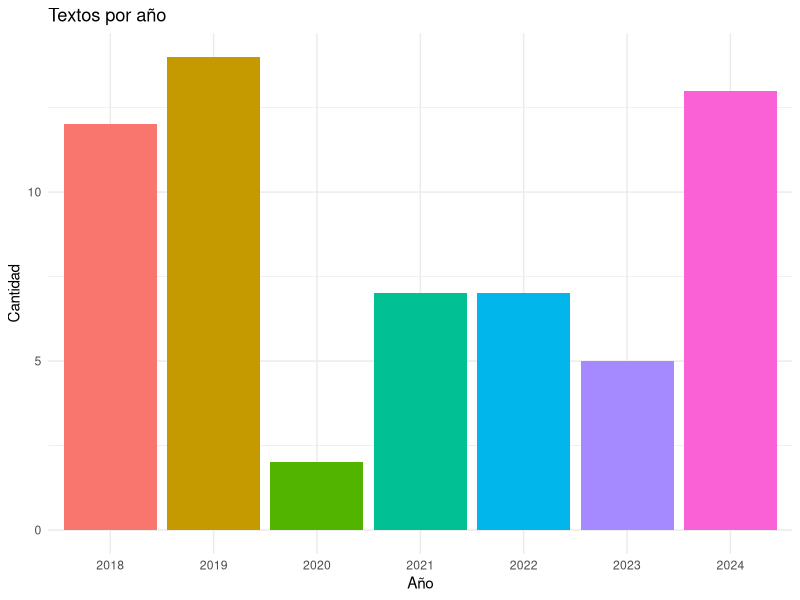
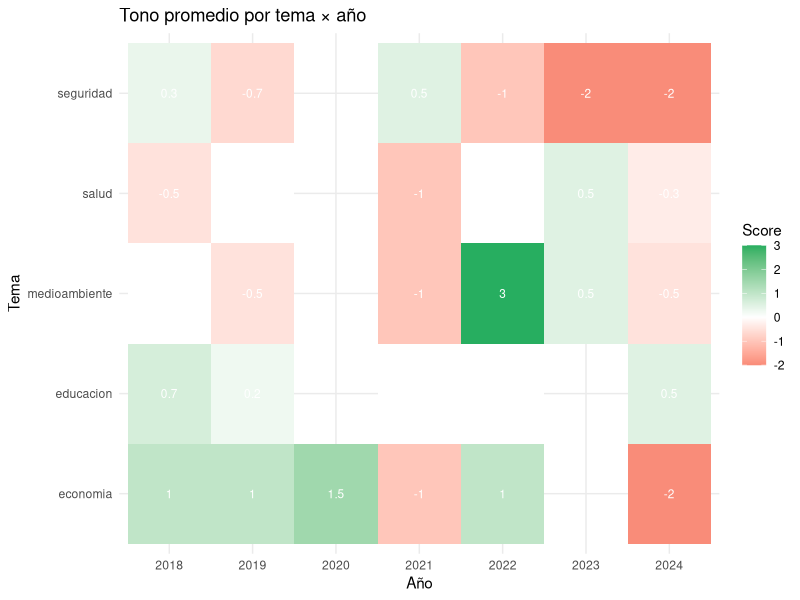

These charts were generated, in order, by the following R code:
## ---- chunk 1
library(tidyverse)
library(tidytext)
library(tm)

set.seed(2026)

textos <- read_csv("datos/textos_politicos.csv", show_col_types = FALSE)

stopwords_es <- tibble(palabra = tm::stopwords("spanish"))

tokens <- textos |>
  unnest_tokens(palabra, texto)

tokens_limpios <- tokens |>
  anti_join(stopwords_es, by = "palabra") |>
  filter(!str_detect(palabra, "^[0-9]+$"),
         nchar(palabra) > 2)
## ---- chunk 2
textos |>
  count(anio) |>
  ggplot(aes(x = factor(anio), y = n, fill = factor(anio))) +
  geom_col() +
  labs(title = "Textos por año",
       x = "Año", y = "Cantidad") +
  theme_minimal() +
  theme(legend.position = "none")
## ---- chunk 3
longitudes <- tokens |>
  count(id, name = "n_tokens")

# Texto más corto
mas_corto <- longitudes |> slice_min(n_tokens, n = 1)
mas_corto

# Texto más largo
mas_largo <- longitudes |> slice_max(n_tokens, n = 1)
mas_largo

# Contenido de ambos
textos |> filter(id %in% c(mas_corto$id, mas_largo$id)) |> select(id, tema, texto)
## ---- chunk 4
bigramas <- textos |>
  unnest_tokens(par, texto, token = "ngrams", n = 2) |>
  separate(par, c("palabra1", "palabra2"), sep = " ") |>
  filter(!palabra1 %in% stopwords_es$palabra,
         !palabra2 %in% stopwords_es$palabra,
         !str_detect(palabra1, "^[0-9]+$"),
         !str_detect(palabra2, "^[0-9]+$")) |>
  unite("bigrama", palabra1, palabra2, sep = " ") |>
  count(bigrama, sort = TRUE) |>
  head(10)

bigramas
## ---- chunk 5
# Top 10 por frecuencia bruta (todo el corpus)
tokens_limpios |>
  count(palabra, sort = TRUE) |>
  head(10)

# Top 3 por tema según TF-IDF
tokens_limpios |>
  count(tema, palabra) |>
  bind_tf_idf(palabra, tema, n) |>
  group_by(tema) |>
  slice_max(tf_idf, n = 3) |>
  arrange(tema, desc(tf_idf)) |>
  select(tema, palabra, tf_idf)
## ---- chunk 6
tokens_limpios |>
  count(anio, palabra) |>
  bind_tf_idf(palabra, anio, n) |>
  group_by(anio) |>
  slice_max(tf_idf, n = 3) |>
  arrange(anio, desc(tf_idf)) |>
  select(anio, palabra, tf_idf)
## ---- chunk 7
bigramas_tema <- textos |>
  unnest_tokens(par, texto, token = "ngrams", n = 2) |>
  separate(par, c("palabra1", "palabra2"), sep = " ") |>
  filter(!palabra1 %in% stopwords_es$palabra,
         !palabra2 %in% stopwords_es$palabra,
         !str_detect(palabra1, "^[0-9]+$"),
         !str_detect(palabra2, "^[0-9]+$")) |>
  unite("bigrama", palabra1, palabra2, sep = " ") |>
  count(tema, bigrama) |>
  bind_tf_idf(bigrama, tema, n)

bigramas_tema |>
  group_by(tema) |>
  slice_max(tf_idf, n = 3, with_ties = FALSE) |>
  arrange(tema, desc(tf_idf)) |>
  select(tema, bigrama, n, tf_idf)
## ---- chunk 8
positivas <- c("crecimiento", "mejora", "mejorado", "oportunidad", "fortalecido",
               "innovadores", "renovables", "sólido", "beneficio", "avance",
               "estabilizar", "reducir", "éxito", "progreso", "esperanza",
               "desarrollo", "inversión", "expansión", "estable", "positivo",
               "consolidación", "fortalecimiento", "incremento", "modernización",
               "inclusión", "sustentable", "eficiente", "transparencia",
               "participación", "cooperación", "innovación", "competitividad")

negativas <- c("crisis", "inflación", "pobreza", "violencia", "amenaza",
               "problema", "deuda", "riesgo", "deficiencias", "grave",
               "crimen", "narcotráfico", "deforestación", "informalidad",
               "inseguridad", "contaminación", "desempleo", "vulnerables",
               "corrupción", "recesión", "desigualdad", "exclusión",
               "abandono", "fracaso", "estancamiento", "deterioro",
               "marginación", "represión", "polarización", "fragmentación",
               "atraso", "conflicto", "tensión", "deficiente", "precario")

cat("Positivas:", length(positivas), "  Negativas:", length(negativas), "\n")
## ---- chunk 9
sentimiento_doc <- tokens_limpios |>
  mutate(valencia = case_when(
    palabra %in% positivas ~  1L,
    palabra %in% negativas ~ -1L,
    TRUE ~ 0L
  )) |>
  group_by(id, pais) |>
  summarise(score = sum(valencia), .groups = "drop")

sentimiento_pais <- sentimiento_doc |>
  group_by(pais) |>
  summarise(
    n_textos = n(),
    score_promedio = round(mean(score), 2),
    .groups = "drop"
  ) |>
  arrange(score_promedio)

sentimiento_pais
## ---- chunk 10
doc_mas_positivo <- sentimiento_doc |>
  arrange(desc(score)) |>
  head(1)

doc_mas_positivo

textos |>
  filter(id == doc_mas_positivo$id) |>
  select(id, tema, pais, anio, texto)
## ---- chunk 11
sentimiento_tema_anio <- tokens_limpios |>
  mutate(valencia = case_when(
    palabra %in% positivas ~  1L,
    palabra %in% negativas ~ -1L,
    TRUE ~ 0L
  )) |>
  group_by(id, tema, anio) |>
  summarise(score = sum(valencia), .groups = "drop") |>
  group_by(tema, anio) |>
  summarise(score_promedio = mean(score), .groups = "drop")

ggplot(sentimiento_tema_anio,
       aes(x = factor(anio), y = tema, fill = score_promedio)) +
  geom_tile() +
  geom_text(aes(label = round(score_promedio, 1)), color = "white", size = 3) +
  scale_fill_gradient2(low = "#E74C3C", mid = "white", high = "#27AE60",
                      midpoint = 0) +
  labs(title = "Tono promedio por tema × año",
       x = "Año", y = "Tema", fill = "Score") +
  theme_minimal()
## ---- chunk 12
ancla <- list(
  economia      = c("crecimiento", "inflación", "empleo", "pib", "mercado",
                    "inversión", "fiscal", "monetaria", "desempleo"),
  educacion     = c("estudiantes", "docentes", "escuelas", "universidad",
                    "educativa", "alumnos", "aprendizaje", "escolar"),
  salud         = c("hospitales", "vacunación", "pandemia", "médicos",
                    "sanitaria", "enfermedades", "covid"),
  seguridad     = c("violencia", "crimen", "policía", "delincuencia",
                    "narcotráfico", "robos", "inseguridad"),
  medioambiente = c("deforestación", "biodiversidad", "bosque", "clima",
                    "renovables", "contaminación", "sustentable")
)

# Para cada documento, contar palabras de cada ancla
clasificacion <- tokens_limpios |>
  mutate(tema_predicho = case_when(
    palabra %in% ancla$economia      ~ "economia",
    palabra %in% ancla$educacion     ~ "educacion",
    palabra %in% ancla$salud         ~ "salud",
    palabra %in% ancla$seguridad     ~ "seguridad",
    palabra %in% ancla$medioambiente ~ "medioambiente",
    TRUE ~ NA_character_
  )) |>
  filter(!is.na(tema_predicho)) |>
  count(id, tema_predicho) |>
  group_by(id) |>
  slice_max(n, n = 1, with_ties = FALSE) |>
  ungroup() |>
  left_join(textos |> select(id, tema_real = tema), by = "id")

# Matriz de confusión
conf_mat <- table(Real = clasificacion$tema_real, Predicho = clasificacion$tema_predicho)
conf_mat

# Accuracy
accuracy <- sum(diag(conf_mat)) / sum(conf_mat)
cat("Accuracy:", round(accuracy, 3), "\n")
